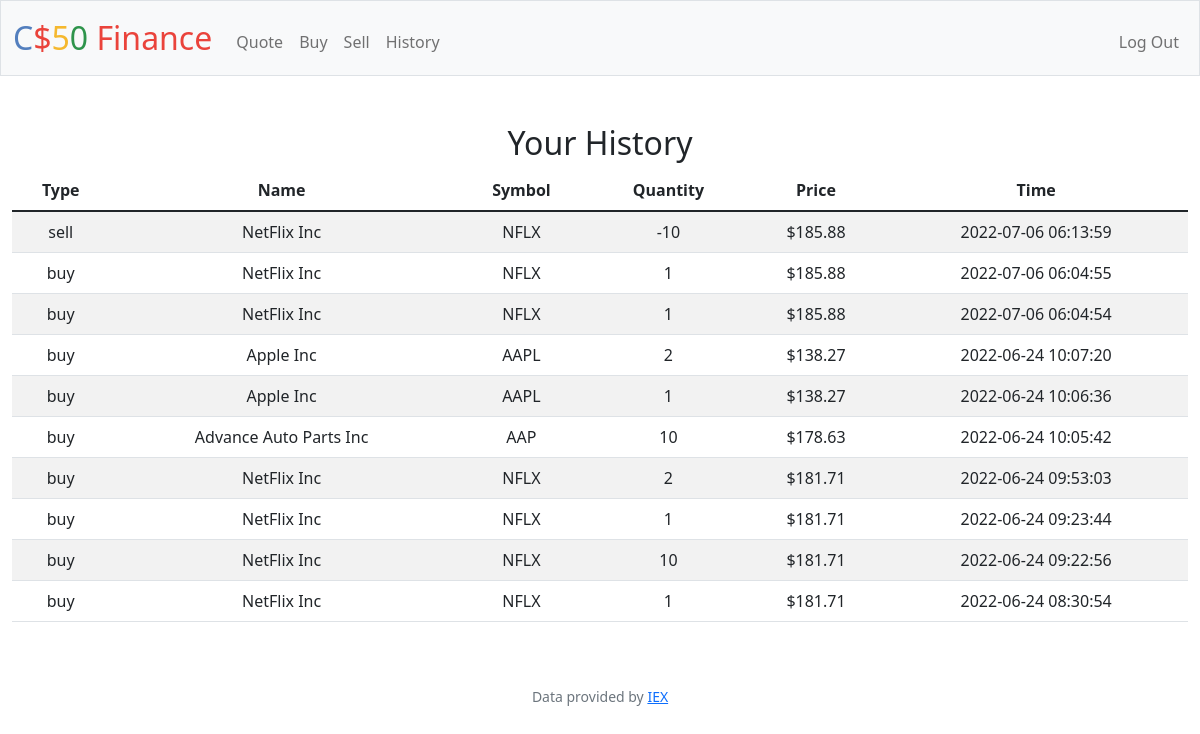
The app's page /history (signed in) with its own data.
### tables this page shows
CREATE TABLE transactions (
	id integer primary key autoincrement,
    user_id integer not null,
    name text not null,
    symbol text not NULL,
    quantity integer not null,
    price numeric not null,
    type text not null,
    transaction_time timestamp DEFAULT CURRENT_TIMESTAMP,
    FOREIGN key(user_id) REFERENCES users(id)
);

### finance/app.py (the view)
@app.route("/history")
@login_required
def history():
    user_history = db.execute("select type, name, symbol, quantity, price, transaction_time from transactions where user_id=? order by transaction_time desc", session["user_id"])
    return render_template("history.html", stocks=user_history, usd=usd)

### finance/app.py (called while the page is built)
@app.after_request
def after_request(response):
    response.headers["Cache-Control"] = "no-cache, no-store, must-revalidate"
    response.headers["Expires"] = 0
    response.headers["Pragma"] = "no-cache"
    return response

### finance/helpers.py (called while the page is built)
def login_required(f):
    @wraps(f)
    def decorated_function(*args, **kwargs):
        if session.get("user_id") is None:
            return redirect("/login")
        return f(*args, **kwargs)
    return decorated_function

def usd(value):
    return f"${value:,.2f}"

### finance/templates/history.html (shortened to what this page needs)
{% extends "layout.html" %}
{% block main %}
        <h2>Your History</h2>
        <div>
        <table class = "table table-striped">
            <thead>
                <tr>
                    <th>Type</th>
                    <th>Name</th>
                    <th>Symbol</th>
                    <th>Quantity</th>
                    <th>Price</th>
                    <th>Time</th>
                </tr>
            </thead>
            <tbody>
                {% for stock in stocks%}
                <tr>
                    <td>{{stock["type"]}}</td>
                    <td>{{stock["name"]}}</td>
                    <td>{{stock["symbol"]}}</td>
                    <td>{{stock["quantity"]}}</td>
                    <td>{{usd(stock["price"])}}</td>
                    <td>{{stock["transaction_time"]}}</td>
                </tr>
                {%endfor%}
            </tbody>
        </table>
        </div>
{% endblock %}

### finance/templates/layout.html (shortened to what this page needs)
<!DOCTYPE html>
<html lang="en">
    <head>
        <link href="https://cdn.jsdelivr.net/npm/bootstrap@5.1.3/dist/css/bootstrap.min.css" rel="stylesheet">
        <link href="/static/styles.css" rel="stylesheet">
    </head>
    <body>
        <nav class="bg-light border navbar navbar-expand-md navbar-light">
            <div class="container-fluid">
                <a class="navbar-brand" href="/"><span class="blue">C</span><span class="red">$</span><span class="yellow">5</span><span class="green">0</span> <span class="red">Finance</span></a>
                <div class="collapse navbar-collapse" id="navbar">
                    {% if session["user_id"] %}
                        <ul class="navbar-nav me-auto mt-2">
                            <li class="nav-item"><a class="nav-link" href="/quote">Quote</a></li>
                            <li class="nav-item"><a class="nav-link" href="/buy">Buy</a></li>
                            <li class="nav-item"><a class="nav-link" href="/sell">Sell</a></li>
                            <li class="nav-item"><a class="nav-link" href="/history">History</a></li>
                        </ul>
                        <ul class="navbar-nav ms-auto mt-2">
                            <li class="nav-item"><a class="nav-link" href="/logout">Log Out</a></li>
                        </ul>
                    {% else %}
                        <ul class="navbar-nav ms-auto mt-2">
                            <li class="nav-item"><a class="nav-link" href="/register">Register</a></li>
                            <li class="nav-item"><a class="nav-link" href="/login">Log In</a></li>
                        </ul>
                    {% endif %}
                </div>
            </div>
        </nav>
        <main class="container-fluid py-5 text-center">
            {% block main %}{% endblock %}
        </main>
        <footer class="mb-5 small text-center text-muted">
            Data provided by <a href="https://iexcloud.io/">IEX</a>
        </footer>
    </body>
</html>

### finance/static/styles.css (style rules this page uses)
nav .navbar-brand { font-size: xx-large; }
nav .navbar-brand .blue { color: #537fbe; }
nav .navbar-brand .red { color: #ea433b; }
nav .navbar-brand .yellow { color: #f5b82e; }
nav .navbar-brand .green { color: #2e944b; }

### records on screen
transactions: type "sell", name "NetFlix Inc", symbol "NFLX", quantity "-10", price "$185.88", transaction_time "2022-07-06 06:13:59"
transactions: type "buy", name "NetFlix Inc", symbol "NFLX", quantity "1", price "$185.88", transaction_time "2022-07-06 06:04:55"
transactions: type "buy", name "NetFlix Inc", symbol "NFLX", quantity "1", price "$185.88", transaction_time "2022-07-06 06:04:54"
transactions: type "buy", name "Apple Inc", symbol "AAPL", quantity "2", price "$138.27", transaction_time "2022-06-24 10:07:20"
transactions: type "buy", name "Apple Inc", symbol "AAPL", quantity "1", price "$138.27", transaction_time "2022-06-24 10:06:36"
transactions: type "buy", name "Advance Auto Parts Inc", symbol "AAP", quantity "10", price "$178.63", transaction_time "2022-06-24 10:05:42"
transactions: type "buy", name "NetFlix Inc", symbol "NFLX", quantity "2", price "$181.71", transaction_time "2022-06-24 09:53:03"
transactions: type "buy", name "NetFlix Inc", symbol "NFLX", quantity "1", price "$181.71", transaction_time "2022-06-24 09:23:44"
transactions: type "buy", name "NetFlix Inc", symbol "NFLX", quantity "10", price "$181.71", transaction_time "2022-06-24 09:22:56"
transactions: type "buy", name "NetFlix Inc", symbol "NFLX", quantity "1", price "$181.71", transaction_time "2022-06-24 08:30:54"
